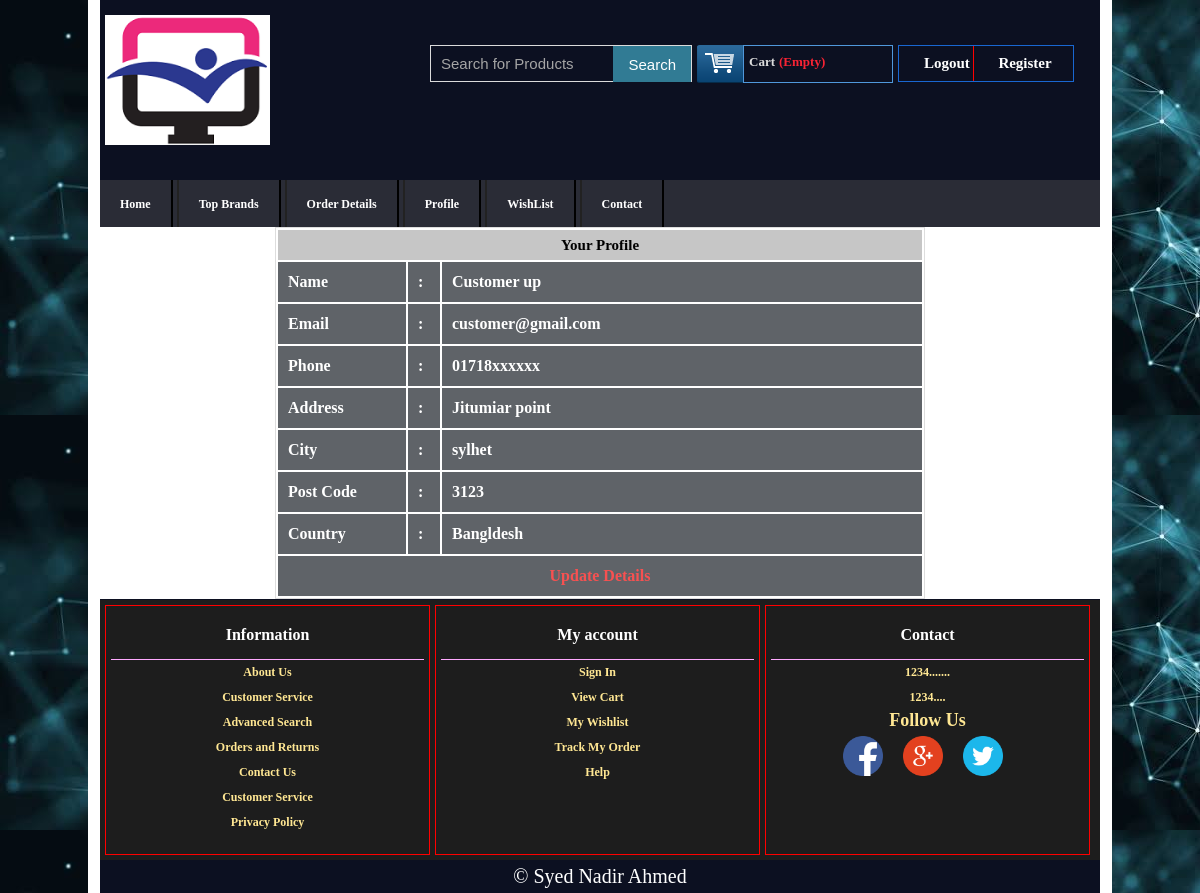
Page /profile.php (signed in) on the committed database.
### tables this page shows
CREATE TABLE `tbl_customer` (
  `Id` int(11) NOT NULL,
  `name` varchar(255) NOT NULL,
  `email` varchar(255) NOT NULL,
  `pass` varchar(32) NOT NULL,
  `phoneno` varchar(30) NOT NULL,
  `country` varchar(30) NOT NULL,
  `city` varchar(30) NOT NULL,
  `staddress` text NOT NULL,
  `postcode` varchar(30) NOT NULL
);

### classes/Customer.php (called while the page is built, shortened)
<?php
	$filepath = realpath(dirname(__File__));
	include_once ($filepath.'/../lib/Database.php');
?>
<?php
	class Customer{
		private $db;
		public function __construct(){
			$this->db = new Database();
		}
		public function getCustomerData($id){
			$query = "SELECT * FROM tbl_customer WHERE Id = '$id'";
			$result = $this->db->select($query);
			return $result;
		}
	}
?>

### lib/Database.php (called while the page is built, shortened)
<?php
Class Database{
   public $host   = DB_HOST;
   public $user   = DB_USER;
   public $pass   = DB_PASS;
   public $dbname = DB_NAME;
   public $link;
  private function connectDB(){
     $this->link = new mysqli($this->host, $this->user, $this->pass, $this->dbname);
   }
  public function select($query){
      $result = $this->link->query($query) or die($this->link->error.__LINE__);
      if($result->num_rows > 0){
        return $result;
      } else {
        return false;
      }
   }
}

### lib/Session.php (called while the page is built, shortened)
<?php
class Session{
   public static function get($key){
        if (isset($_SESSION[$key])) {
         return $_SESSION[$key];
        } else {
         return false;
        }
     }
   }
?>

### profile.php (the view, shortened to what this page needs)
<?php include 'inc/header.php';?>
	<div class="header_bottom">
		<?php
			$id = Session::get("customerId");
			$getdata = $cus->getCustomerData($id);
			if ($getdata) {
				while ($result = $getdata->fetch_assoc()) {
		?>
		<table class="tblone">
			<tr>
				<th colspan="3">Your Profile</th>
			</tr>
			<tr>
				<td width="20%">Name</td>
				<td width="5%">:</td>
				<td><?php echo $result['name']?></td>
			</tr>
			<tr>
				<td>Email</td>
				<td>:</td>
				<td><?php echo $result['email']?></td>
			</tr>
			<tr>
				<td>Phone</td>
				<td>:</td>
				<td><?php echo $result['phoneno']?></td>
			</tr>
			<tr>
				<td>Address</td>
				<td>:</td>
				<td><?php echo $result['staddress']?></td>
			</tr>
			<tr>
				<td>City</td>
				<td>:</td>
				<td><?php echo $result['city']?></td>
			</tr>
			<tr>
				<td>Post Code</td>
				<td>:</td>
				<td><?php echo $result['postcode']?></td>
			</tr>
			<tr>
				<td>Country</td>
				<td>:</td>
				<td><?php echo $result['country']?></td>
			</tr>
			<tr>
				<td colspan="3"><a href="editprofile.php">Update Details</a></td>
			</tr>
		</table>
	<?php } } ?>
	</div>
<?php include 'inc/footer.php';?>

### css/style.css (style rules this page uses)
* { margin:0; padding:0; }
body { background-image:url(../images/body_bg.jpg); }
a { text-decoration: none; }
.header_bottom { width:100%; height:auto; overflow: hidden; border-bottom:1px solid #0C1021; }
.tblone th { height:30px; background:#C6C6C6; padding:0 26px; font-weight:bold; font-size:15px; }
.tblone td { background-color:#5F6368; height:20px; text-align:center; color:#fff; padding:10px; font-weight:bold; font-size:16px; }
.tblone a { color:#F75151; }

### profile.php (style rules this page uses)
.tblone { width: 650px; margin: 0 auto; border: 1px solid #ddd; }
.tblone tr td { text-align: justify; }
.tblone tr td a { display: block; text-align: center; }

### rows in the picture
tbl_customer: name "Customer up", email "customer@gmail.com", phoneno "01718xxxxxx", staddress "Jitumiar point", city "sylhet", postcode "3123", country "Bangldesh"
